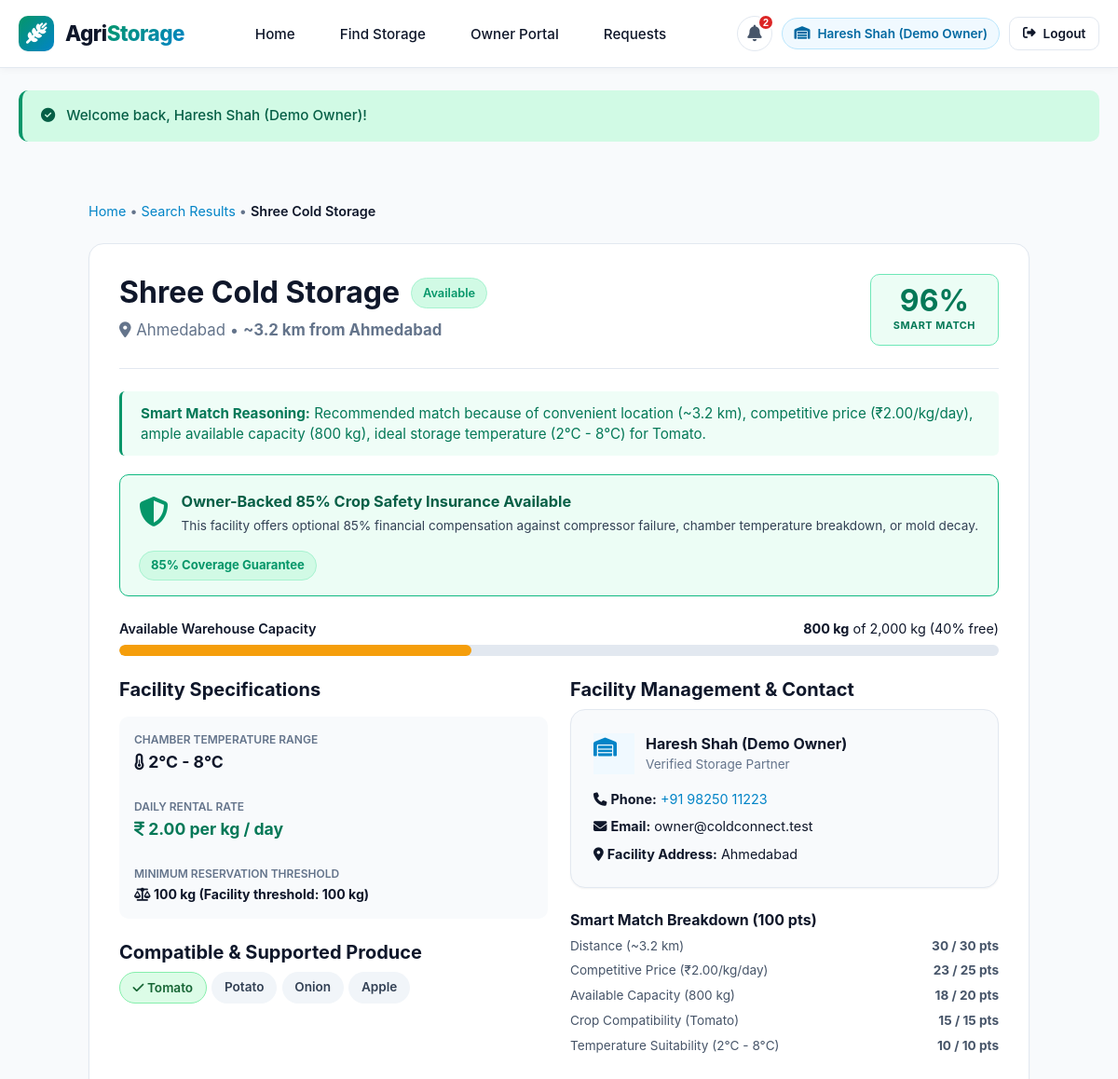
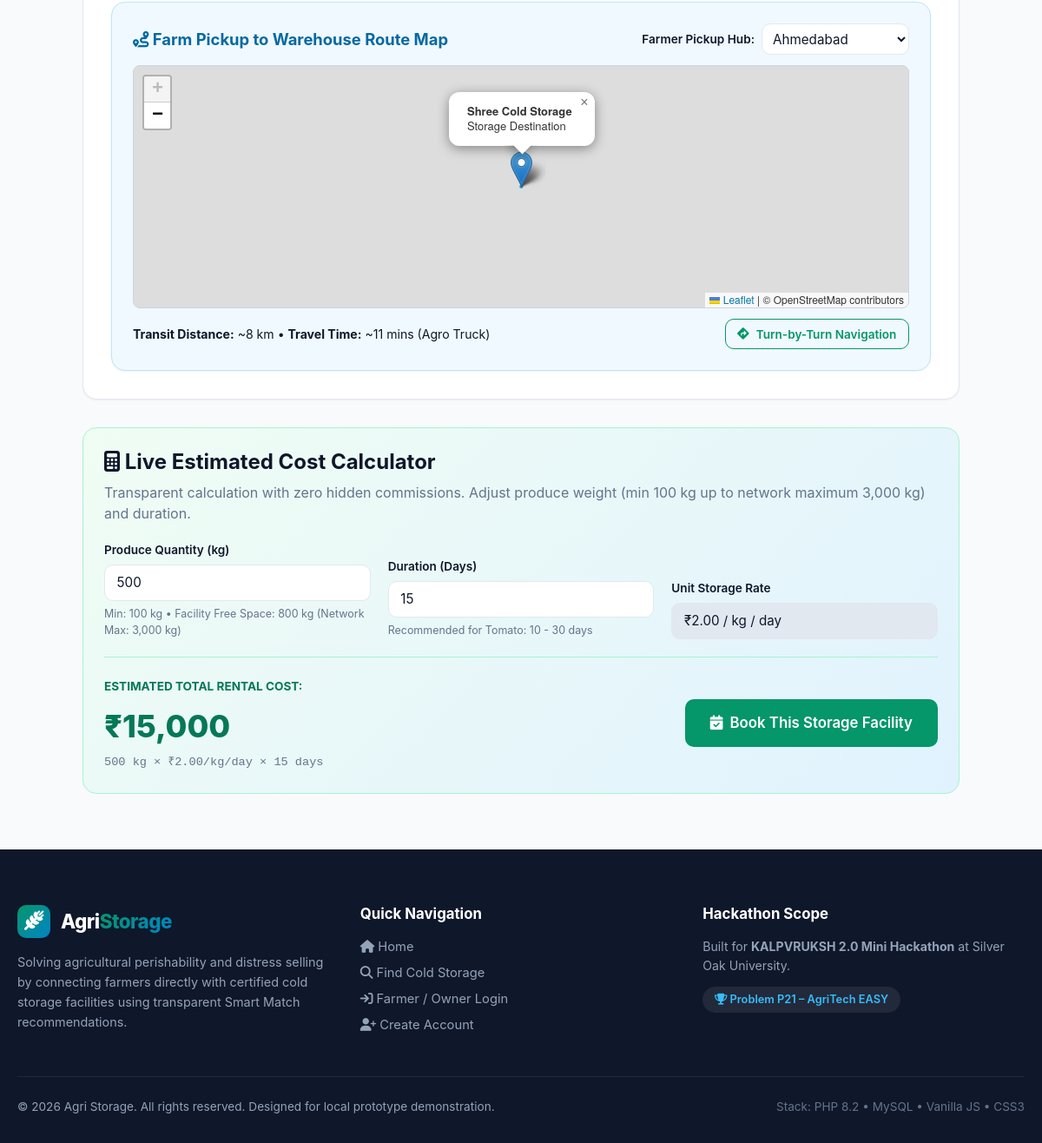
Page /storage-details.php?id=1 (signed in) on the committed database (2 pictures, top to bottom).
### tables this page shows
CREATE TABLE `cold_storages` (
  `id` INT NOT NULL AUTO_INCREMENT,
  `owner_id` INT NOT NULL,
  `name` VARCHAR(150) NOT NULL,
  `location` VARCHAR(150) NOT NULL,
  `available_capacity` DECIMAL(10,2) NOT NULL,
  `total_capacity` DECIMAL(10,2) NOT NULL,
  `temperature` VARCHAR(50) NOT NULL,
  `price_per_kg` DECIMAL(10,2) NOT NULL,
  `supported_crops` TEXT NOT NULL,
  `minimum_quantity` DECIMAL(10,2) NOT NULL DEFAULT 50.00,
  `contact` VARCHAR(20) NOT NULL,
  `status` ENUM('Available', 'Full', 'Inactive') NOT NULL DEFAULT 'Available',
  `created_at` TIMESTAMP NOT NULL DEFAULT CURRENT_TIMESTAMP,
  PRIMARY KEY (`id`),
  INDEX `idx_storage_owner` (`owner_id`),
  INDEX `idx_storage_status` (`status`),
  INDEX `idx_storage_location` (`location`),
  CONSTRAINT `fk_storage_owner` FOREIGN KEY (`owner_id`) REFERENCES `users` (`id`) ON DELETE CASCADE
);

CREATE TABLE `users` (
  `id` INT NOT NULL AUTO_INCREMENT,
  `name` VARCHAR(100) NOT NULL,
  `email` VARCHAR(150) NOT NULL UNIQUE,
  `password` VARCHAR(255) NOT NULL,
  `phone` VARCHAR(20) NOT NULL,
  `role` ENUM('farmer', 'owner') NOT NULL DEFAULT 'farmer',
  `location` VARCHAR(150) NOT NULL,
  `created_at` TIMESTAMP NOT NULL DEFAULT CURRENT_TIMESTAMP,
  PRIMARY KEY (`id`),
  INDEX `idx_user_email` (`email`),
  INDEX `idx_user_role` (`role`)
);

### storage-details.php (the view, shortened to what the rows shown need)
<?php
require_once __DIR__ . '/includes/db.php';
require_once __DIR__ . '/includes/auth.php';
require_once __DIR__ . '/includes/smart-match.php';
$storageId = isset($_GET['id']) ? (int)$_GET['id'] : 0;
try {
    $stmt = $pdo->prepare("
        SELECT s.*, u.name as owner_name, u.phone as owner_phone, u.email as owner_email
        FROM cold_storages s
        JOIN users u ON s.owner_id = u.id
        WHERE s.id = ?
        LIMIT 1
    ");
    $stmt->execute([$storageId]);
    $storage = $stmt->fetch();
    $maxAvailableAll = (float)$pdo->query("SELECT MAX(available_capacity) FROM cold_storages WHERE status = 'Available'")->fetchColumn() ?: 6000;
} catch (PDOException $e) {
    setFlash('danger', 'Database error: ' . $e->getMessage());
    header('Location: ' . base_url('search.php'));
    exit;
}
$crop     = trim($_GET['crop'] ?? 'Tomato');
$quantity = isset($_GET['quantity']) ? (float)$_GET['quantity'] : 500;
$duration = isset($_GET['duration']) ? (int)$_GET['duration'] : 15;
$location = trim($_GET['location'] ?? 'Ahmedabad');
$matchData = calculateSmartMatch($storage, $crop, $quantity, $duration, $location);
require_once __DIR__ . '/includes/header.php';
?>
<link rel="stylesheet" href="https://cdnjs.cloudflare.com/ajax/libs/leaflet/1.9.4/leaflet.css">
<div class="container" style="padding: 2.5rem 1.25rem; max-width: 1050px;">
    <div style="margin-bottom: 1.5rem; font-size: 0.9rem; color: var(--text-muted);">
        <a href="<?php echo base_url('index.php'); ?>">Home</a> &bull;
        <a href="<?php echo base_url('search.php?crop=' . urlencode($crop) . '&quantity=' . $quantity . '&duration=' . $duration . '&location=' . urlencode($location)); ?>">Search Results</a> &bull;
        <span style="color: var(--text-dark); font-weight: 600;"><?php echo e($storage['name']); ?></span>
    </div>
    <div class="card" style="padding: 2rem; margin-bottom: 2rem;">
        <div style="display: flex; justify-content: space-between; align-items: flex-start; flex-wrap: wrap; gap: 1rem; border-bottom: 1px solid var(--border-color); padding-bottom: 1.5rem; margin-bottom: 1.5rem;">
            <div>
                <div style="display: flex; align-items: center; gap: 0.75rem; margin-bottom: 0.5rem; flex-wrap: wrap;">
                    <h1 style="margin: 0; font-size: 2rem;"><?php echo e($storage['name']); ?></h1>
                    <span class="badge badge-accepted"><?php echo e($storage['status']); ?></span>
                </div>
                <div class="storage-location" style="font-size: 1.05rem;">
                    <span><i class="fa-solid fa-location-dot"></i></span>
                    <span><?php echo e($storage['location']); ?> &bull; <strong>~<?php echo e($matchData['distance_km']); ?> km from <?php echo e($location); ?></strong></span>
                </div>
            </div>
        </div>
        <?php
            $capacityPercent = round(($storage['available_capacity'] / $storage['total_capacity']) * 100);
        ?>
        <div style="margin: 1.5rem 0;">
            <div style="display: flex; justify-content: space-between; font-size: 0.9rem; margin-bottom: 0.4rem;">
                <span style="font-weight: 600;">Available Warehouse Capacity</span>
                <span><strong><?php echo number_format($storage['available_capacity']); ?> kg</strong> of <?php echo number_format($storage['total_capacity']); ?> kg (<?php echo $capacityPercent; ?>% free)</span>
            </div>
        </div>
        <div class="grid-2" style="gap: 1.5rem; margin-top: 1.5rem;">
            <div>
                <div class="storage-specs" style="grid-template-columns: 1fr;">
                    <div class="spec-item" style="margin-bottom: 0.75rem;">
                        <span class="spec-label">Chamber Temperature Range</span>
                        <span class="spec-value" style="font-size: 1.1rem;"><i class="fa-solid fa-temperature-half"></i> <?php echo e($storage['temperature']); ?></span>
                    </div>
                    <div class="spec-item" style="margin-bottom: 0.75rem;">
                        <span class="spec-label">Daily Rental Rate</span>
                        <span class="spec-value" style="font-size: 1.1rem; color: var(--primary-dark);"><i class="fa-solid fa-indian-rupee-sign"></i> <?php echo number_format($storage['price_per_kg'], 2); ?> per kg / day</span>
                    </div>
                    <div class="spec-item">
                        <span class="spec-label">Minimum Reservation Threshold</span>
                        <span class="spec-value"><i class="fa-solid fa-scale-balanced"></i> 100 kg (Facility threshold: <?php echo number_format($storage['minimum_quantity']); ?> kg)</span>
                    </div>
                </div>
                <div style="margin-top: 1.5rem;">
                    <div class="crops-tag-container" style="margin-top: 0.5rem;">
                        <?php
                            $cropsArr = array_map('trim', explode(',', $storage['supported_crops']));
                            foreach ($cropsArr as $c):
                                $isCur = (strtolower($c) === strtolower($crop));
                        ?>
                            <span class="crop-tag <?php echo $isCur ? 'highlight' : ''; ?>" style="font-size: 0.85rem; padding: 0.35rem 0.85rem;">
                                <?php if ($isCur): ?><i class="fa-solid fa-check"></i> <?php endif; ?><?php echo e($c); ?>
                            </span>
                        <?php endforeach; ?>
                    </div>
                </div>
            </div>
            <div>
                <div class="card" style="background: #f8fafc; border-color: var(--border-color); margin-top: 0.5rem;">
                    <div style="display: flex; align-items: center; gap: 0.75rem; margin-bottom: 1rem;">
                        <div>
                            <strong><?php echo e($storage['owner_name']); ?></strong>
                            <div class="text-muted" style="font-size: 0.85rem;">Verified Storage Partner</div>
                        </div>
                    </div>
                    <div style="display: flex; flex-direction: column; gap: 0.5rem; font-size: 0.9rem;">
                        <div><i class="fa-solid fa-phone"></i> <strong>Phone:</strong> <a href="tel:<?php echo e($storage['contact']); ?>"><?php echo e($storage['contact']); ?></a></div>
                        <div><i class="fa-solid fa-envelope"></i> <strong>Email:</strong> <?php echo e($storage['owner_email']); ?></div>
                        <div><i class="fa-solid fa-location-dot"></i> <strong>Facility Address:</strong> <?php echo e($storage['location']); ?></div>
                    </div>
                </div>
                <div style="margin-top: 1.5rem;">
                    <div style="font-size: 0.85rem; color: #475569; display: flex; flex-direction: column; gap: 0.4rem; margin-top: 0.5rem;">
                        <div style="display: flex; justify-content: space-between;">
                            <span>Competitive Price (₹<?php echo number_format($storage['price_per_kg'], 2); ?>/kg/day)</span>
                            <strong><?php echo $matchData['breakdown']['price']['score']; ?> / 25 pts</strong>
                        </div>
                        <div style="display: flex; justify-content: space-between;">
                            <span>Available Capacity (<?php echo number_format($storage['available_capacity']); ?> kg)</span>
                            <strong><?php echo $matchData['breakdown']['capacity']['score']; ?> / 20 pts</strong>
                        </div>
                        <div style="display: flex; justify-content: space-between;">
                            <span>Temperature Suitability (<?php echo e($storage['temperature']); ?>)</span>
                            <strong><?php echo $matchData['breakdown']['temperature']['score']; ?> / 10 pts</strong>
                        </div>
                    </div>
                </div>
            </div>
        </div>
    </div>
    <div class="cost-calculator-box">
        <h2 style="font-size: 1.5rem; margin-bottom: 0.5rem;"><i class="fa-solid fa-calculator"></i> Live Estimated Cost Calculator</h2>
        <div class="form-grid" style="margin-bottom: 1.25rem;">
            <div class="form-group">
                <label for="calc_quantity">Produce Quantity (kg)</label>
                <input type="number" id="calc_quantity" class="form-control" value="<?php echo e($quantity); ?>" min="100" max="<?php echo e($maxAvailableAll); ?>" step="1">
                <span class="text-muted" style="font-size: 0.78rem;">Min: 100 kg &bull; Facility Free Space: <?php echo number_format($storage['available_capacity']); ?> kg (Network Max: <?php echo number_format($maxAvailableAll); ?> kg)</span>
            </div>
            <div class="form-group">
                <label>Unit Storage Rate</label>
                <input type="text" class="form-control" value="₹<?php echo number_format($storage['price_per_kg'], 2); ?> / kg / day" readonly style="background: #e2e8f0;">
            </div>
        </div>
    </div>
</div>
<?php require_once __DIR__ . '/includes/footer.php'; ?>

### includes/header.php (shortened to what the rows shown need)
<?php
require_once __DIR__ . '/auth.php';
$user = currentUser();
?>
<!DOCTYPE html>
<html lang="en">
<head>
    <link rel="stylesheet" href="https://cdnjs.cloudflare.com/ajax/libs/font-awesome/6.5.1/css/all.min.css">
    <link rel="stylesheet" href="<?php echo base_url('css/style.css'); ?>">
</head>
<body>
<header class="navbar">
    <div class="container nav-container">
        <div class="nav-actions" style="display: flex; align-items: center; gap: 0.65rem;">
            <?php if ($user): ?>
                <span class="user-badge role-<?php echo e($user['role']); ?>">
                    <?php if ($user['role'] === 'farmer'): ?>
                        <i class="fa-solid fa-wheat-awn"></i>
                    <?php else: ?>
                        <i class="fa-solid fa-warehouse"></i>
                    <?php endif; ?>
                    <span><?php echo e($user['name']); ?></span>
                </span>
                <a href="<?php echo base_url('logout.php'); ?>" class="btn btn-outline btn-sm">
                    <i class="fa-solid fa-right-from-bracket"></i> Logout
                </a>
            <?php endif; ?>
        </div>
    </div>
</header>
<main>

### rows in the picture
cold_storages: owner.name "Haresh Shah (Demo Owner)", name "Shree Cold Storage", status "Available", location "Ahmedabad", available_capacity "800", total_capacity "2,000", capacityPercent "40", temperature "2°C - 8°C", price_per_kg "2.00", minimum_quantity "100", supported_crops "Tomato", supported_crops "Potato", supported_crops "Onion", supported_crops "Apple", contact "+91 98250 11223", owner.email "owner@coldconnect.test", price_per_kg "₹2.00 / kg / day"

### other values in the picture
$badgeCount "2"
$flash['message'] "Welcome back, Haresh Shah (Demo Owner)!"
$matchData['distance_km'] "3.2"
$matchData['score'] "96"
$matchData['explanation'] "Recommended match because of convenient location (~3.2 km), competitive price (₹2.00/kg/day), ample available capacity (800 kg), ideal storage temperature (2°C - 8°C) for Tomato."
$matchData['breakdown']['distance']['score'] "30"
$matchData['breakdown']['price']['score'] "23"
$matchData['breakdown']['capacity']['score'] "18"
$crop "Tomato"
$matchData['breakdown']['crop']['score'] "15"
$matchData['breakdown']['temperature']['score'] "10"
$maxAvailableAll "3,000"
